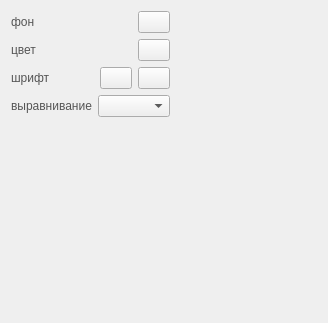
<?xml version="1.0" encoding="UTF-8"?>
<ui version="4.0">
 <class>Frame</class>
 <widget class="QFrame" name="Frame">
  <property name="geometry">
   <rect>
    <x>0</x>
    <y>0</y>
    <width>328</width>
    <height>323</height>
   </rect>
  </property>
  <property name="windowTitle">
   <string>Frame</string>
  </property>
  <layout class="QHBoxLayout" name="horizontalLayout_6">
   <item>
    <layout class="QVBoxLayout" name="verticalLayout">
     <item>
      <layout class="QHBoxLayout" name="horizontalLayout">
       <item>
        <widget class="QLabel" name="label">
         <property name="styleSheet">
          <string notr="true">font: 16pt &quot;Helvetica&quot;;
color: rgb(85, 85, 85);</string>
         </property>
         <property name="text">
          <string>фон</string>
         </property>
         <property name="scaledContents">
          <bool>true</bool>
         </property>
         <property name="margin">
          <number>4</number>
         </property>
        </widget>
       </item>
       <item>
        <widget class="QPushButton" name="bgBtn">
         <property name="maximumSize">
          <size>
           <width>32</width>
           <height>32</height>
          </size>
         </property>
         <property name="text">
          <string/>
         </property>
        </widget>
       </item>
      </layout>
     </item>
     <item>
      <layout class="QHBoxLayout" name="horizontalLayout_2">
       <item>
        <widget class="QLabel" name="label_2">
         <property name="styleSheet">
          <string notr="true">font: 16pt &quot;Helvetica&quot;;
color: rgb(85, 85, 85);</string>
         </property>
         <property name="text">
          <string>цвет</string>
         </property>
         <property name="scaledContents">
          <bool>true</bool>
         </property>
         <property name="margin">
          <number>4</number>
         </property>
        </widget>
       </item>
       <item>
        <widget class="QPushButton" name="colorBtn">
         <property name="maximumSize">
          <size>
           <width>32</width>
           <height>32</height>
          </size>
         </property>
         <property name="text">
          <string/>
         </property>
        </widget>
       </item>
      </layout>
     </item>
     <item>
      <layout class="QHBoxLayout" name="horizontalLayout_3">
       <item>
        <widget class="QLabel" name="label_3">
         <property name="styleSheet">
          <string notr="true">font: 16pt &quot;Helvetica&quot;;
color: rgb(85, 85, 85);</string>
         </property>
         <property name="text">
          <string>шрифт</string>
         </property>
         <property name="scaledContents">
          <bool>true</bool>
         </property>
         <property name="margin">
          <number>4</number>
         </property>
        </widget>
       </item>
       <item>
        <widget class="QPushButton" name="fontNameBtn">
         <property name="maximumSize">
          <size>
           <width>32</width>
           <height>32</height>
          </size>
         </property>
         <property name="text">
          <string/>
         </property>
        </widget>
       </item>
       <item>
        <widget class="QPushButton" name="fontSizeBtn">
         <property name="maximumSize">
          <size>
           <width>32</width>
           <height>32</height>
          </size>
         </property>
         <property name="text">
          <string/>
         </property>
        </widget>
       </item>
      </layout>
     </item>
     <item>
      <layout class="QHBoxLayout" name="horizontalLayout_4">
       <item>
        <widget class="QLabel" name="label_4">
         <property name="styleSheet">
          <string notr="true">font: 16pt &quot;Helvetica&quot;;
color: rgb(85, 85, 85);</string>
         </property>
         <property name="text">
          <string>выравнивание</string>
         </property>
         <property name="scaledContents">
          <bool>true</bool>
         </property>
         <property name="margin">
          <number>4</number>
         </property>
        </widget>
       </item>
       <item>
        <widget class="QComboBox" name="AlignLb">
         <property name="maximumSize">
          <size>
           <width>16777215</width>
           <height>32</height>
          </size>
         </property>
        </widget>
       </item>
      </layout>
     </item>
     <item>
      <spacer name="verticalSpacer">
       <property name="orientation">
        <enum>Qt::Vertical</enum>
       </property>
       <property name="sizeHint" stdset="0">
        <size>
         <width>20</width>
         <height>40</height>
        </size>
       </property>
      </spacer>
     </item>
    </layout>
   </item>
   <item>
    <layout class="QHBoxLayout" name="horizontalLayout_5">
     <item>
      <spacer name="horizontalSpacer">
       <property name="orientation">
        <enum>Qt::Horizontal</enum>
       </property>
       <property name="sizeHint" stdset="0">
        <size>
         <width>40</width>
         <height>20</height>
        </size>
       </property>
      </spacer>
     </item>
    </layout>
   </item>
  </layout>
 </widget>
 <resources/>
 <connections/>
</ui>
